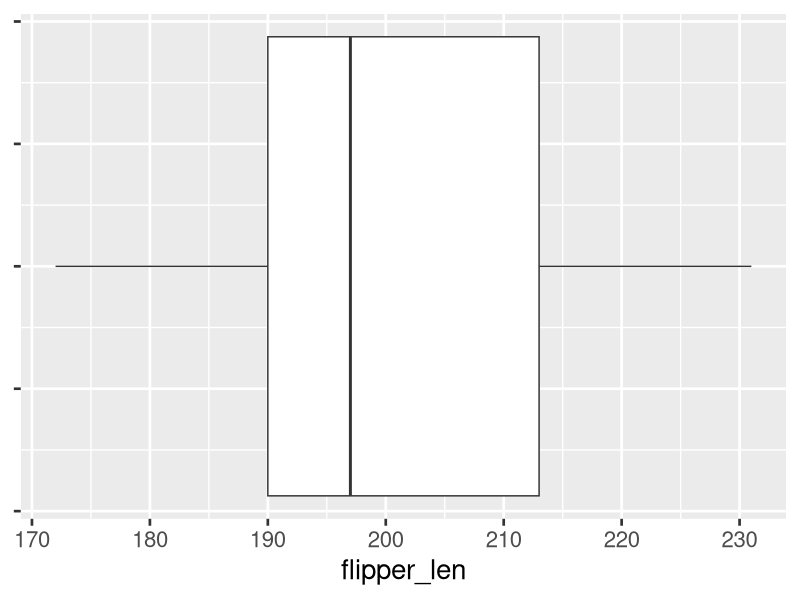
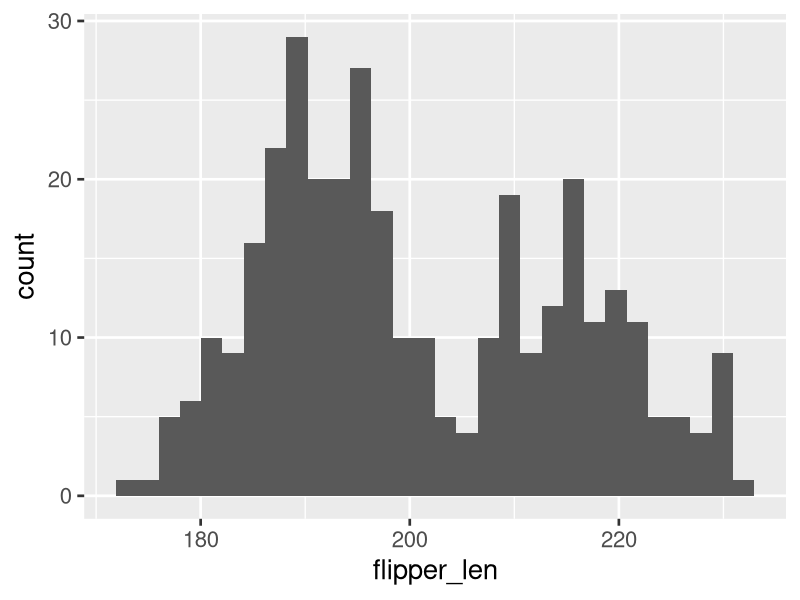
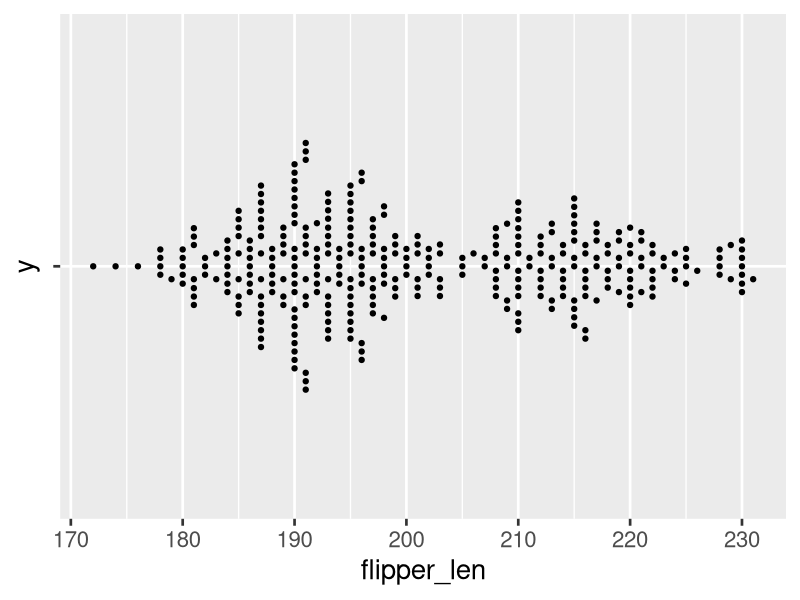
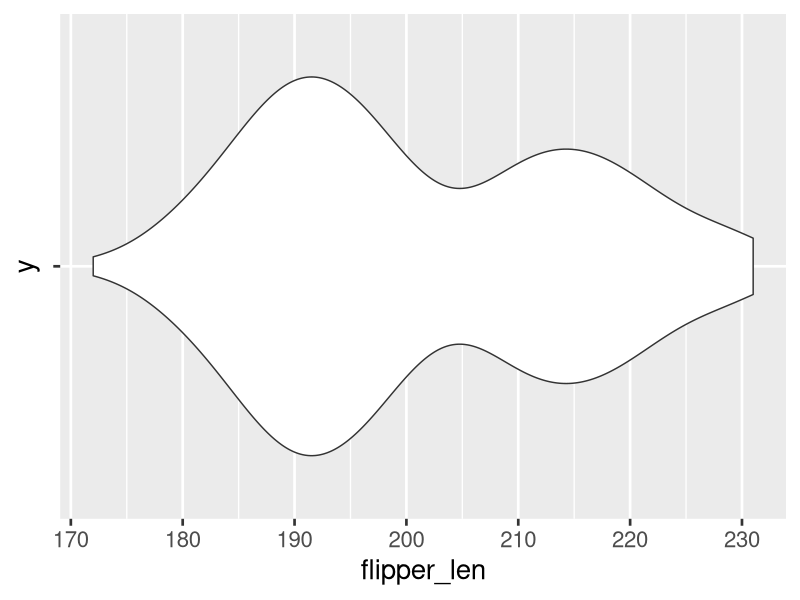
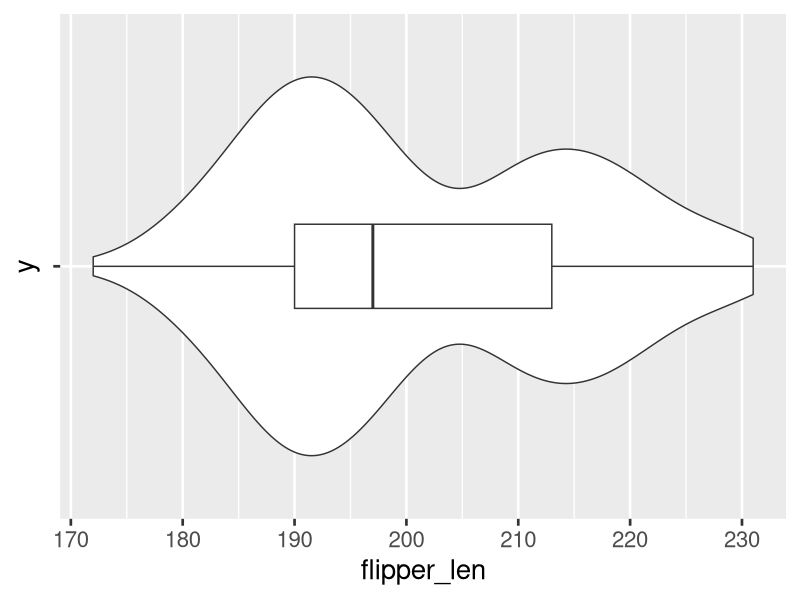
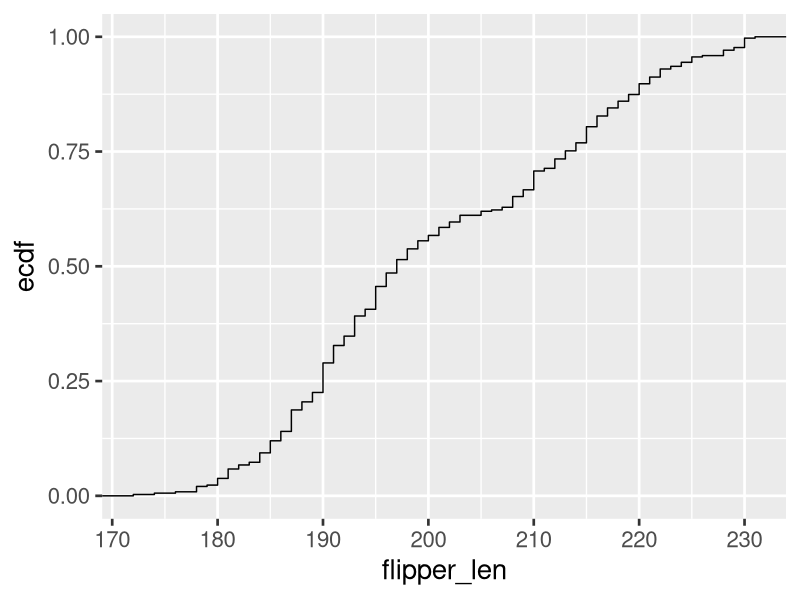
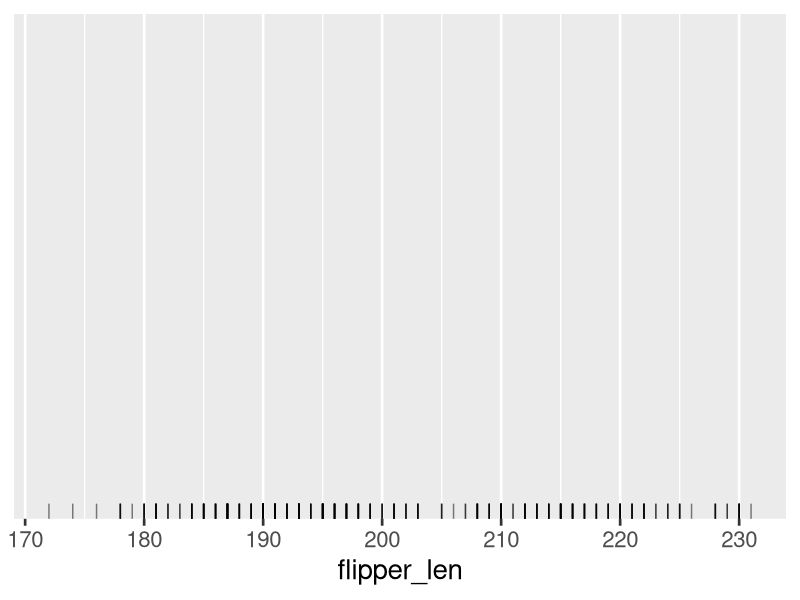
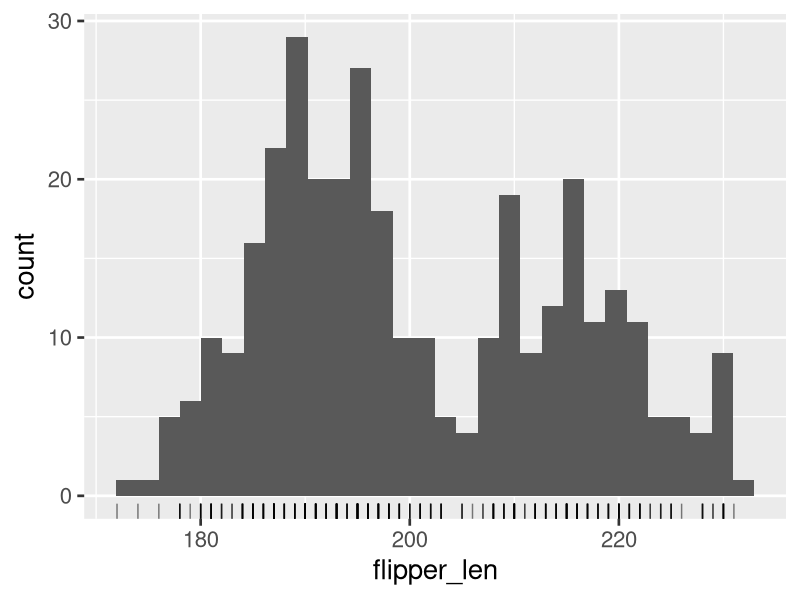

Write the R code that produced these figures, in order.
## ---- chunk 1
#| include: false
knitr::opts_chunk$set(
  echo = TRUE,
  message = FALSE,
  warning = FALSE,
  fig.align = "center"
)
ggplot2::theme_set(ggplot2::theme_gray(base_size = 20))
## ---- chunk 2
summary(penguins$flipper_len)
sd(penguins$flipper_len, na.rm = TRUE)
## ---- chunk 3
#| echo: false
library(tidyverse)
## ---- chunk 4
#| fig-height: 4
penguins |> 
  ggplot(aes(x = flipper_len)) +
  geom_boxplot() +
  theme(axis.text.y = element_blank())
## ---- chunk 5
#| fig-height: 9
penguins |> 
  ggplot(aes(x = flipper_len)) +
  geom_histogram()
## ---- chunk 6
library(ggbeeswarm)
penguins |> 
  ggplot(aes(x = flipper_len, y = "")) +
  geom_beeswarm(cex = 2)
## ---- chunk 7
penguins |> 
  ggplot(aes(x = flipper_len, y = "")) +
  geom_violin()
## ---- chunk 8
penguins |> 
  ggplot(aes(x = flipper_len, y = "")) +
  geom_violin() +
  geom_boxplot(width = 0.2)
## ---- chunk 9
#| fig-height: 9
penguins |> 
  ggplot(aes(x = flipper_len)) +
  stat_ecdf()
## ---- chunk 10
#| fig-height: 9
penguins |> 
  ggplot(aes(x = flipper_len)) +
  geom_rug(alpha = 0.5)
## ---- chunk 11
#| fig-height: 9
penguins |> 
  ggplot(aes(x = flipper_len)) +
  geom_histogram() +
  geom_rug(alpha = 0.5)
## ---- chunk 12
#| fig-height: 9
penguins |> 
  ggplot(aes(x = flipper_len)) +
  stat_ecdf() +
  geom_rug(alpha = 0.5)
## ---- chunk 13
#| ref-label: "flipper-len-hist"
#| fig-height: 9
#| echo: false
## ---- chunk 14
#| label: flipper-len-hist-small
#| fig-height: 8
penguins |>
  ggplot(aes(x = flipper_len)) +
  geom_histogram(binwidth = 0.5)
## ---- chunk 15
#| label: flipper-len-hist-large
#| fig-height: 8
penguins |>
  ggplot(aes(x = flipper_len)) +
  geom_histogram(binwidth = 5)
## ---- chunk 16
#| label: flipper-len-hist-left
#| echo: false
#| fig-height: 7
penguins |>
  ggplot(aes(x = flipper_len)) + 
  geom_histogram() +
  geom_rug(alpha = 0.3)
## ---- chunk 17
#| label: flipper-len-ecdf-right
#| echo: false
#| fig-height: 7
penguins |>
  ggplot(aes(x = flipper_len)) + 
  stat_ecdf() +
  geom_rug(alpha = 0.3)
## ---- chunk 18
#| ref-label: "curve"
#| fig-height: 9
#| echo: false
## ---- chunk 19
#| fig-height: 7
penguins |>
  ggplot(aes(x = flipper_len)) + 
  geom_density(adjust = 0.2) +
  geom_rug(alpha = 0.3)
## ---- chunk 20
#| fig-height: 7
penguins |>
  ggplot(aes(x = flipper_len)) + 
  geom_density(adjust = 2) +
  geom_rug(alpha = 0.3)
## ---- chunk 21
#| ref-label: "histogram-stack"
#| echo: false
#| fig-height: 7
## ---- chunk 22
#| ref-label: "histogram-identity"
#| echo: false
#| fig-height: 7
## ---- chunk 23
#| ref-label: "histogram-density"
#| echo: false
#| fig-height: 7
## ---- chunk 24
#| ref-label: "density-curves"
#| echo: false
#| fig-height: 7
## ---- chunk 25
#| ref-label: "ecdf-curves"
#| echo: false
#| fig-height: 7
## ---- chunk 26
#| ref-label: "side-boxplot" 
#| echo: false
#| fig-height: 7
## ---- chunk 27
#| ref-label: "side-boxplot-fill" 
#| echo: false
#| fig-height: 7
## ---- chunk 28
#| ref-label: "side-boxplot-violin" 
#| echo: false
#| fig-height: 7
## ---- chunk 29
#| ref-label: "ridges" 
#| echo: false
#| fig-height: 7
